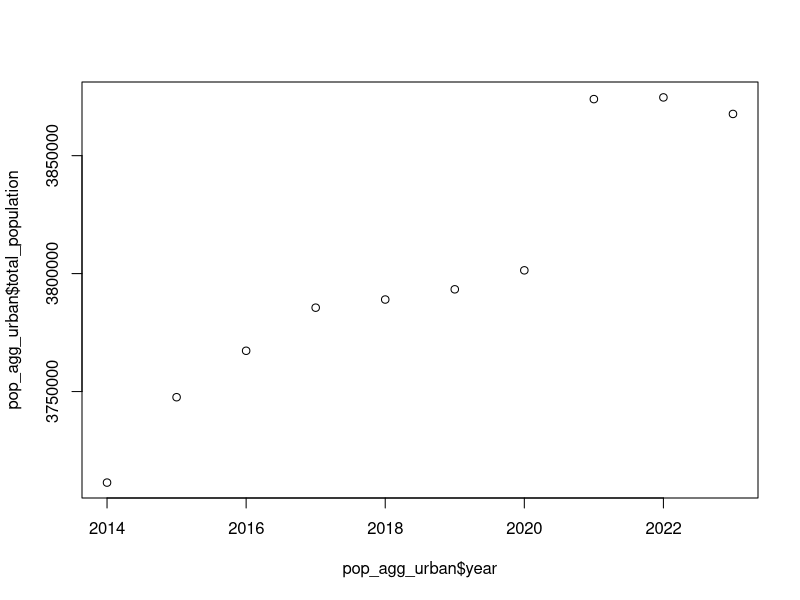
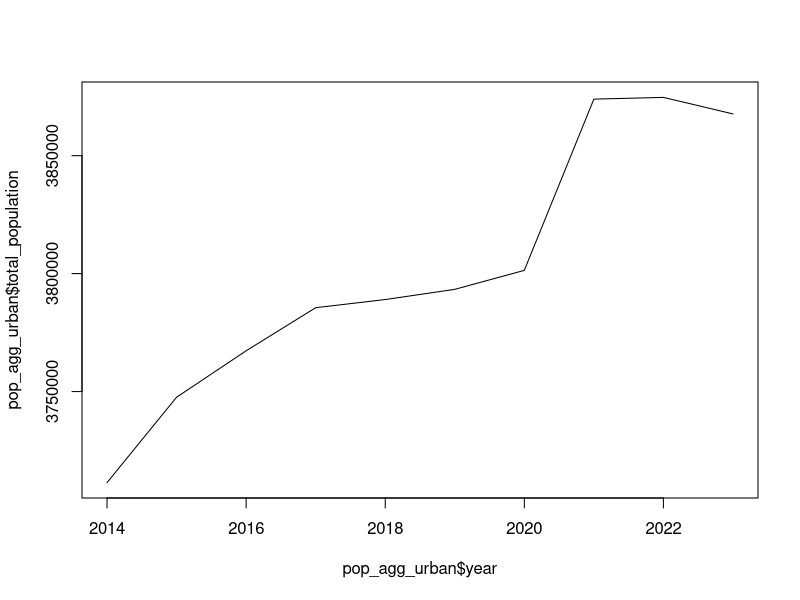
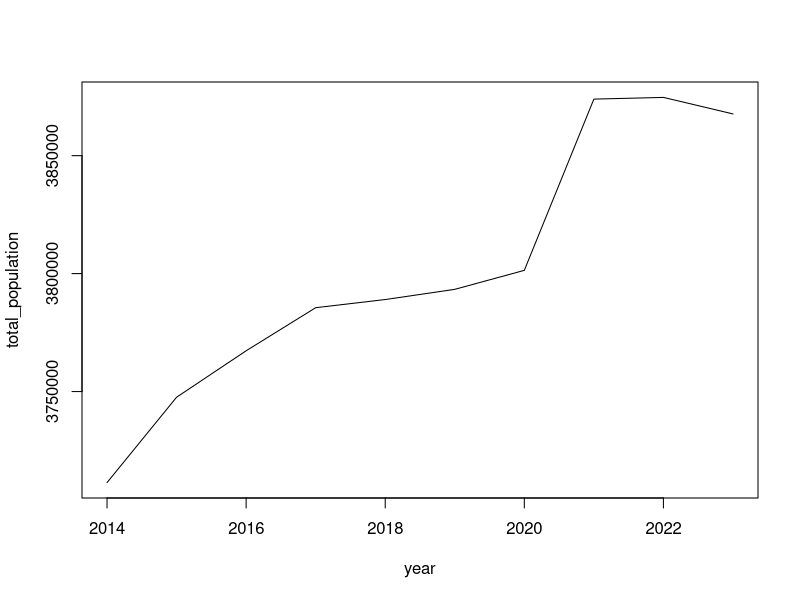
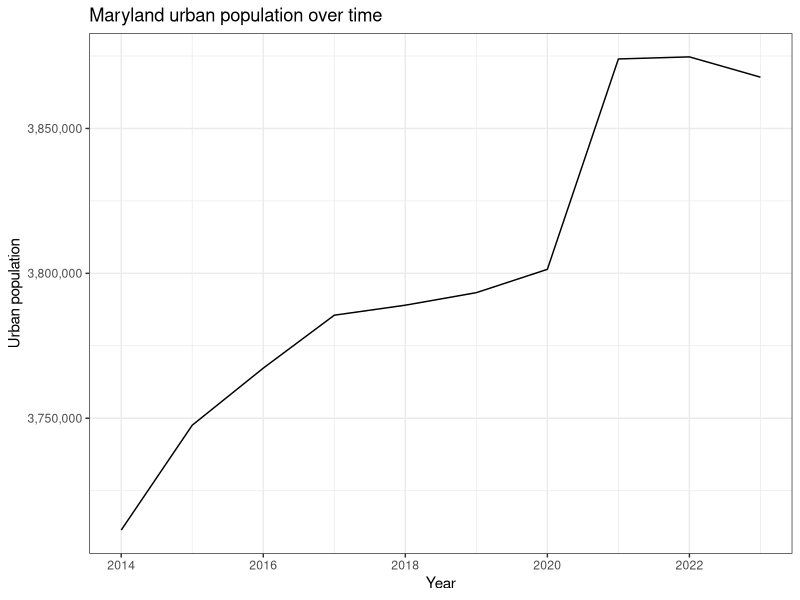
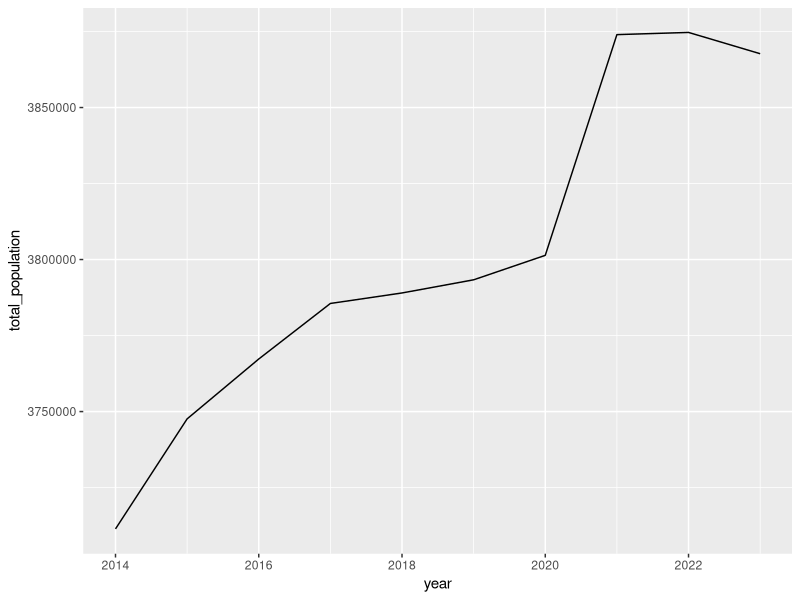
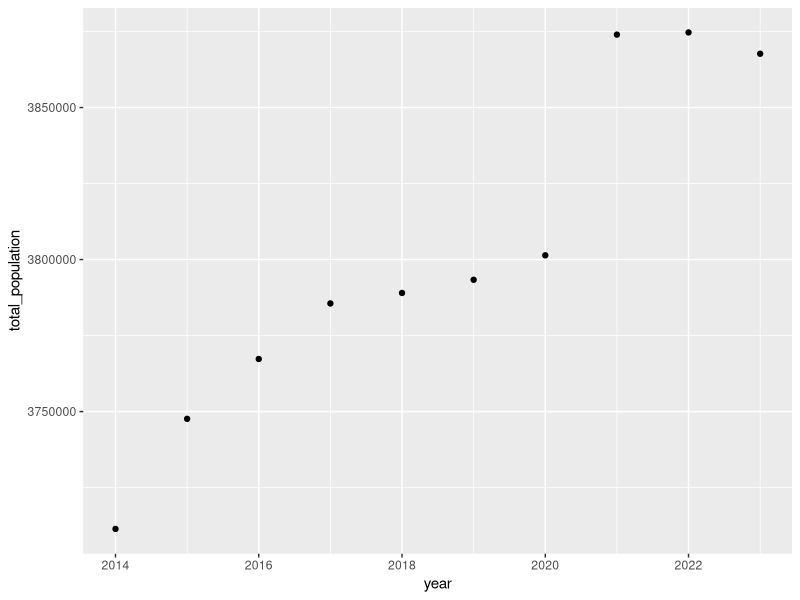
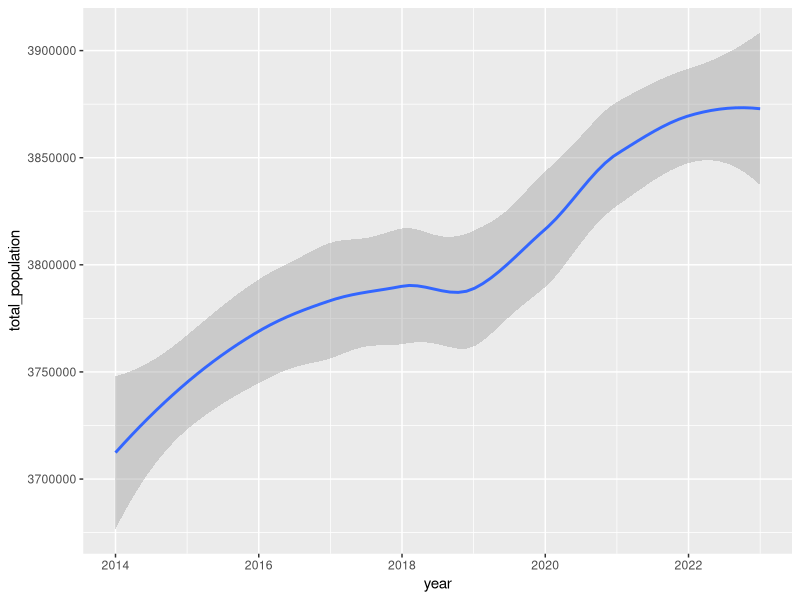
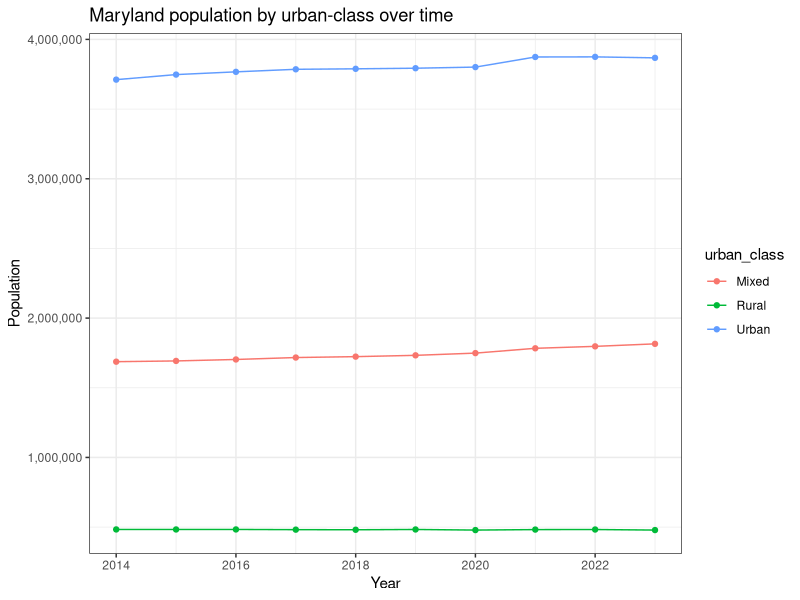

Write the R code that produced these figures, in order.
list.of.packages <- c(
  "data.table", "tidyverse", "tibble", "tidyr", "dplyr", "rstudioapi","ggplot2", "scales"
)
new.packages <- list.of.packages[!(list.of.packages %in% installed.packages()[,"Package"])]
if(length(new.packages)) install.packages(new.packages)
lapply(list.of.packages, require, character.only=T)

getCurrentFileLocation =  function()
{
  this_file = commandArgs() %>% 
    tibble::enframe(name = NULL) %>%
    tidyr::separate(col=value, into=c("key", "value"), sep="=", fill='right') %>%
    dplyr::filter(key == "--file") %>%
    dplyr::pull(value)
  if (length(this_file)==0)
  {
    this_file = rstudioapi::getSourceEditorContext()$path
  }
  return(dirname(this_file))
}

setwd(getCurrentFileLocation())
setwd("..")

# As with module 3, let's grab some test data ACS 5-year
pop = read.csv(
  "data/acs5_year_md_pop.csv",
  na.strings="",
  as.is=T,
  colClasses = c("GEOID"="character")
)

# Quick aggregation by urban/mixed/rural classification
pop_agg = data.table(pop)[,.(total_population=sum(total_population, na.rm=T)), by=.(urban_class, year)]

pop_agg_urban = subset(pop_agg, urban_class=="Urban")
# R comes with some default options for creating charts. Namely `plot` and a few others.
plot(y=pop_agg_urban$total_population,x=pop_agg_urban$year)

# By default, it's a scatter plot. You can also make it a line
plot(y=pop_agg_urban$total_population,x=pop_agg_urban$year,type="l")

# And you can also use function notation `y~x` if you specify the `data` argument
plot(total_population~year,data=pop_agg_urban,type="l")

# But these charts are ugly and boring. Let me formally introduce you to ggplot2!
ggplot(pop_agg_urban,aes(x=year,y=total_population)) +
  geom_line() +
  scale_y_continuous(labels=number_format(big.mark=",")) +
  theme_bw() +
  labs(x="Year",y="Urban population",title="Maryland urban population over time")

# ggplot2 is additive, meaning you can start with your default configuration and add details later
config = ggplot(pop_agg_urban,aes(x=year,y=total_population))
config + geom_line()
config + geom_point()
config + geom_smooth(method="loess")

# It's also useful for making quite complicated charts. Let's say we want to all urban classes on the same chart
ggplot(pop_agg,aes(x=year,y=total_population,colour=urban_class,group=urban_class)) +
  geom_line() +
  geom_point() +
  scale_y_continuous(labels=number_format(big.mark=",")) +
  theme_bw() +
  labs(x="Year",y="Population",title="Maryland population by urban-class over time")

# Here's an example of a styled chart I recently made based on
# data from the Maryland Office for Financial Regulation annual reports
bank_branch_dat = fread("data/ofr_bank_branches.csv")

ggplot(bank_branch_dat,aes(x=Year,y=Branches,group=Type,fill=Type)) +
  geom_bar(stat="identity") + # This let's bar charts plot the actual number instead of counting instances
  scale_fill_manual(values=c("#3C4586", "#C84A35")) + # Here we manually define the fill colors
  scale_y_continuous(expand = c(0, 0)) + # This makes the Y-axis begin at the X-axis
  scale_x_continuous(breaks=c(2022, 2023, 2024)) + # Enforcing round year labels
  expand_limits(y=c(0, 320)) + # Making sure the chart goes down to 0 and up to 320
  theme_bw() + # Followed by some styles and labels
  theme(
    panel.border = element_blank()
    ,panel.grid.major.x = element_blank()
    ,panel.grid.minor.x = element_blank()
    ,panel.grid.major.y = element_line(colour = "grey80")
    ,panel.grid.minor.y = element_blank()
    ,panel.background = element_blank()
    ,plot.background = element_blank()
    ,axis.line.x = element_line(colour = "black")
    ,axis.line.y = element_blank()
    ,axis.ticks = element_blank()
    ,legend.position = "bottom"
  ) +
  labs(
    y="Number of branches",
    x="",
    fill=""
  )

# Also importantly, you can save these charts as print quality vector files
# By default `ggsave` will save the last chart you displayed, or you could store your chart as a variable and save it that way
ggsave("output/maryland_bank_branch_consolidation.png")
ggsave("output/maryland_bank_branch_consolidation.svg")

# Ultimately, the options with ggplot are endless, so instead of exhaustively showing you options, I would
# Google around to see what's possible!
